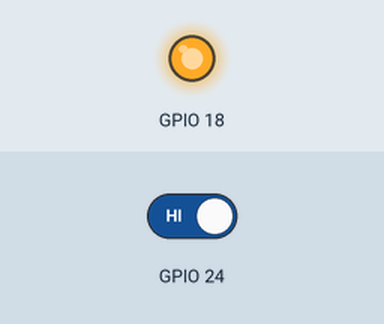
This program was run on a simulated Raspberry Pi (BCM pin numbers). On the bench: output pins drawn as LEDs (lit = HIGH). The test bench sets the inputs (shaded band); at power-on: GPIO 24 HIGH.

Above: at 1.2 s.
1.3 s: GPIO 24 driven LOW
At 2.0 s:
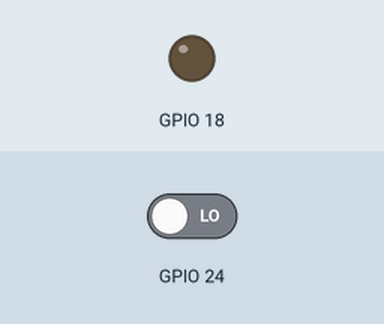
2.8 s: GPIO 24 driven HIGH
At 3.2 s:
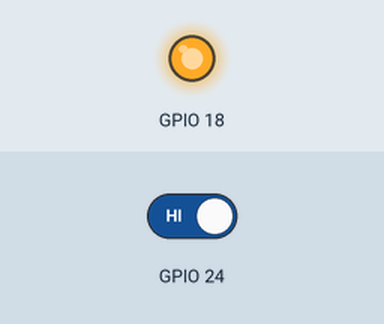
Timing chart, 0 to 5.8 s (numbered marks = the images above; inputs shaded):
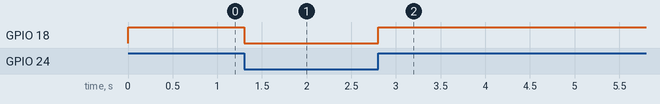

The program:

led.py
```python
#!/usr/bin/python3
# Beispiel Seite 79
# LED mit Taster an/ausschalten
# LED an GPIO-Port 18
# Taster an GPIO-Port 24
import RPi.GPIO as gpio
import time
gpio.setmode(gpio.BCM)
gpio.setup(24, gpio.IN)
gpio.setup(18, gpio.OUT)
while True:
    if gpio.input(24) == 0:
        gpio.output(18, gpio.LOW)
    else:
        gpio.output(18, gpio.HIGH)
```

Measured:
- after the input at 1.3 s, GPIO 18: HIGH → LOW at once
- after the input at 2.8 s, GPIO 18: LOW → HIGH at once
